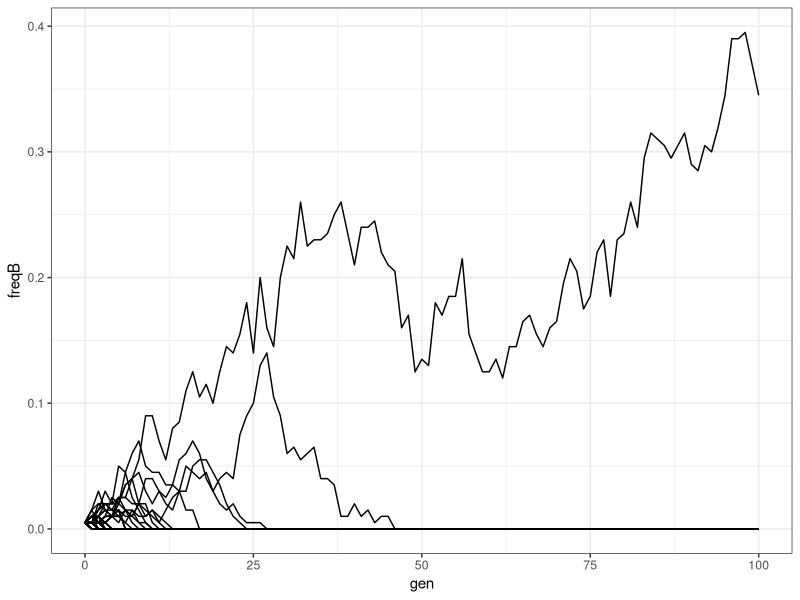
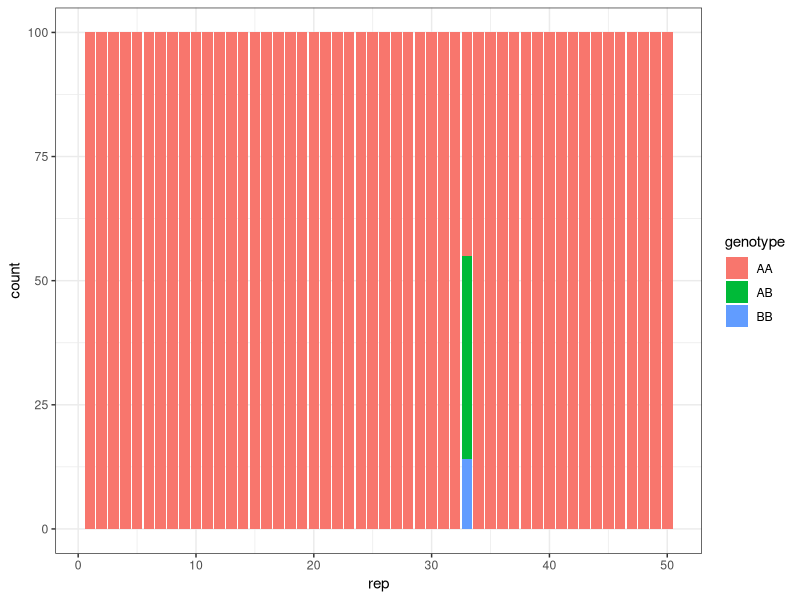

Source code (R) for these figures, in order:
## ---- chunk 1

rep=50  # number of simulations
n_gen=100 # number of generations

generation <-  1
n_AA <-  99 # number of newborn individual with AA genotype
n_AB <-  1  # number of newborn individual with AB genotype
n_BB <-  0 # number of newborn individual with BB genotype
N <-  n_AA + n_AB + n_BB # total number of individuals

sAA <-  0 # advantage AA genotype
sAB <-  0 # advantage AB genotype
sBB <-  0 # advantage BB genotype

results <- data.frame(matrix(ncol = 7, nrow = 0)) # dataframe to put the results in

## ---- chunk 2
for (i in 1:rep){
  # initialize
  next_num <- c(n_AA, n_AB, n_BB)
  freqA <-  (2 * next_num[1] + next_num[2]) / (2 * N) 
  freqB <-  1 - freqA
  results <- rbind(results, c(i, 0, next_num, freqA, freqB))
  
  for (j in 1:n_gen){

    # effective frequency of allele after survival
    freqA <- ((2 * next_num[1]*(1 + sAA) + next_num[2] * (1 + sAB)) /
                (2 * (next_num[1] * (1 + sAA) + next_num[2] * (1 + sAB) + next_num[3] * (1 + sBB)))) # frequency of A allele in the population
    freqB <-  1 - freqA # frequency of B allele in the population
    
    # next generation
    next_num <- c(rmultinom(1, N, c(freqA * freqA, 2 * freqA * freqB, freqB * freqB)))
    
    # new frequency of allele
    freqA <-  (2 * next_num[1] + next_num[2]) / (2 * N) # frequency of A allele in the population
    freqB <-  1 - freqA

    results <- rbind(results, c(i, j, next_num, freqA, freqB))
    
  }
  
}

names(results) <- c("rep", "gen", "AA", "AB", "BB", "freqA", "freqB")
## ---- chunk 3
head (results)
## ---- chunk 4
# plot two figures
library(tidyverse)
library(ggplot2)

# color=group, if the last freqA is 0 or 1, highlight them.
ggplot(results, aes(gen, freqB, group = rep)) + geom_line()+theme_bw()
## ---- chunk 5
# [plot2] 
# results_sum <- data.frame(cbind(c("AA", "AB", "BB"), 
# colMeans(results[results$gen==n_gen,c("AA", "AB", "BB")]))) %>%
#   mutate(x="proportion", X2 = as.numeric(X2))

# gen is the generation we want to see
results_sum <- pivot_longer(results[results$gen == n_gen,c("rep", "AA", "AB", "BB")], 
                            cols=c("AA", "AB", "BB"), names_to="genotype", values_to="count")

ggplot(results_sum, aes(x=rep, y=count, fill=genotype)) +
  geom_col() +theme_bw()

